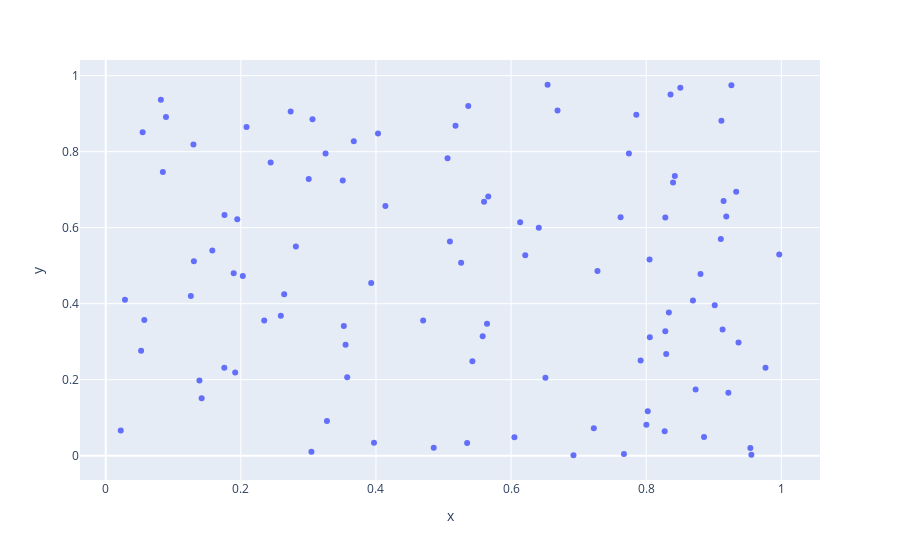

Notebook source saved alongside this figure:
### Markdown cell above
# Random plot with numpypy and plotly

### Code cell
import plotly.express as px
import numpy as np
N=100
x =np.random.rand(N)
y=np.random.rand(N)
fig =px.scatter(x=x,y=y)
fig.show()
